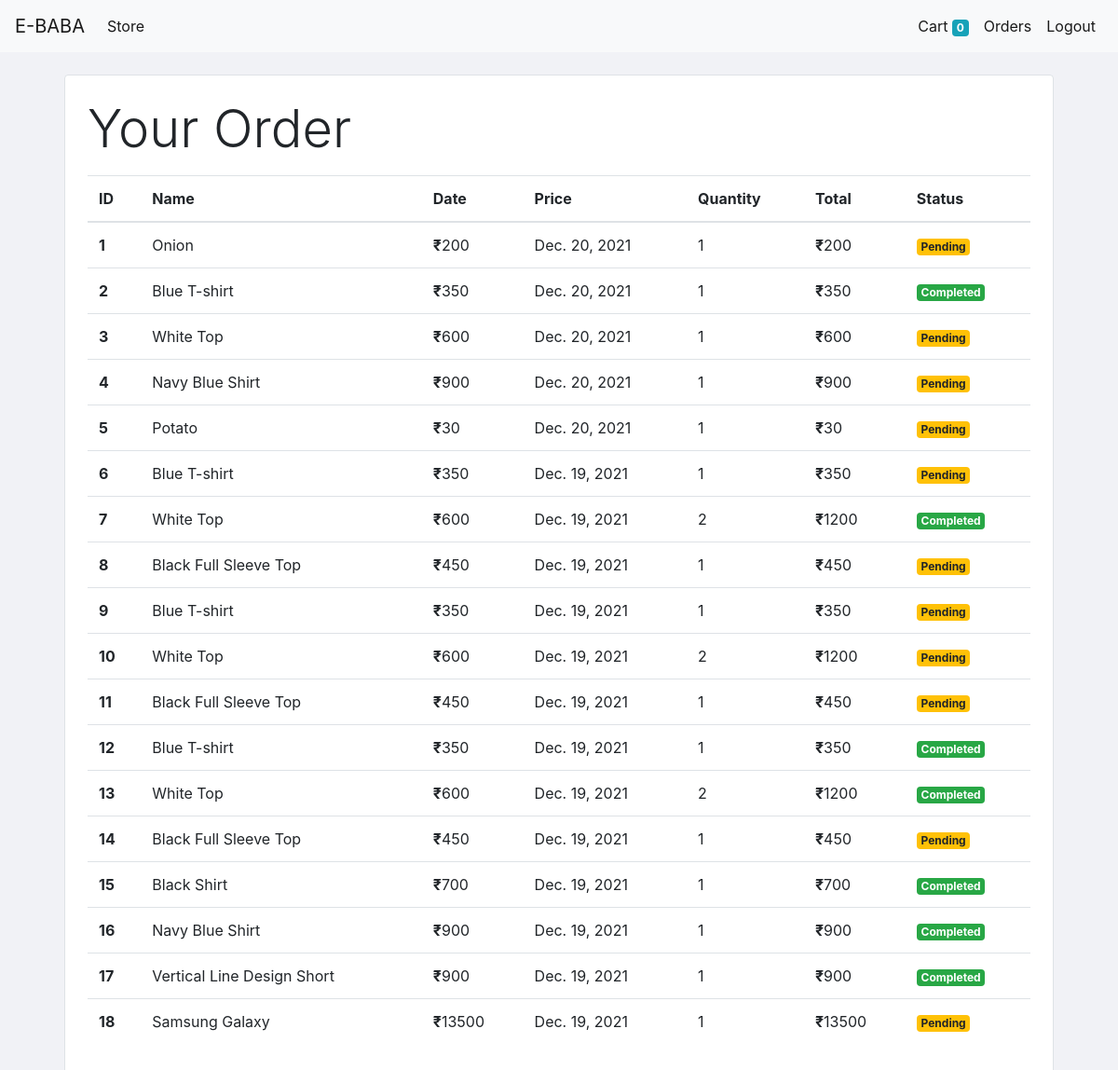
Screenshot of /order (signed in) with the database file from the repository.
### store/models/orders.py (models this page shows, shortened)
class Order(models.Model):
    product=models.ForeignKey(Product,on_delete=models.CASCADE)
    customer=models.ForeignKey(Customer,on_delete=models.CASCADE)
    quantity=models.IntegerField(default=1)
    price=models.IntegerField()
    address=models.CharField(max_length=100,default='',blank=True)
    phone=models.CharField(max_length=100,default='',blank=True)
    date=models.DateField(default=datetime.datetime.today)
    status=models.BooleanField(default=False)
    @staticmethod
    def get_orders_by_customer(customer_id):
        return Order\
            .objects\
            .filter(customer=customer_id)\
            .order_by('-date')

### store/models/product.py (models this page shows, shortened)
class Product(models.Model):
    Productname=models.CharField(max_length=100)
    Productprice=models.IntegerField(default=0)
    category = models.ForeignKey(Category,on_delete=models.CASCADE,default=1)
    Productdescription=models.CharField(max_length=200,default='',null=True,blank=True)
    Productimage=models.ImageField(upload_to='assests/pictures/')

### store/middlewares/auth.py (the view)
    def middleware(request):
        if not request.session.get('customer'):
            return redirect('login')
        else:
            response = get_response(request)
        return response

### store/templatetags/cart.py (called while the page is built)
@register.filter(name='multiply')
def multiply(number,number1):
    return number*number1

### store/views/orders.py (called while the page is built)
    def get(self,request):
        customer=request.session.get('customer')
        orders=Order.get_orders_by_customer(customer)
        print(orders)
        return render(request,'order.html',{'orders':orders})

### store/templates/order.html
{% extends 'base.html' %}
{% block content %}
{% load cart %}
<div class="container">
  <div class="border rounded p-4 m-4 bg-white">
    <p class="display-4">Your Order</p>
    <table class="table table-hover">
      <thead>
      <tr>
        <th scope="col">ID</th>
        <th scope="col">Name</th>
        <th scope="col">Date</th>
        <th scope="col">Price</th>
        <th scope="col">Quantity</th>
        <th scope="col">Total</th>
        <th>Status</th>
      </tr>
      </thead>
      <tbody>
      {% for order in orders %}
      <tr>
        <th>{{forloop.counter}}</th>
        <td>{{order.product.Productname}}</td>
        <td><b>₹</b>{{order.price}}</td>
        <td>{{order.date}}</td>
        <td>{{order.quantity}}</td>
        <td><b>₹</b>{{order.quantity|multiply:order.price}}</td>
        {% if order.status %}
        <td><small class="badge badge-success">Completed</small></td>
        {% else %}
        <td><small class="badge badge-warning">Pending</small></td>
        {%endif%}
      </tr>
      {% endfor %}
      </tbody>
    </table>
  </div>
</div>
{% endblock %}

### rows the page displays
Order: product.Productname "Onion", price "200", date "Dec. 20, 2021", quantity "1", quantity|multiply "200", status "Pending"
Order: product.Productname "Blue T-shirt", price "350", date "Dec. 20, 2021", quantity "1", quantity|multiply "350", status "Completed"
Order: product.Productname "White Top", price "600", date "Dec. 20, 2021", quantity "1", quantity|multiply "600", status "Pending"
Order: product.Productname "Navy Blue Shirt", price "900", date "Dec. 20, 2021", quantity "1", quantity|multiply "900", status "Pending"
Order: product.Productname "Potato", price "30", date "Dec. 20, 2021", quantity "1", quantity|multiply "30", status "Pending"
Order: product.Productname "Blue T-shirt", price "350", date "Dec. 19, 2021", quantity "1", quantity|multiply "350", status "Pending"
Order: product.Productname "White Top", price "600", date "Dec. 19, 2021", quantity "2", quantity|multiply "1200", status "Completed"
Order: product.Productname "Black Full Sleeve Top", price "450", date "Dec. 19, 2021", quantity "1", quantity|multiply "450", status "Pending"
Order: product.Productname "Blue T-shirt", price "350", date "Dec. 19, 2021", quantity "1", quantity|multiply "350", status "Pending"
Order: product.Productname "White Top", price "600", date "Dec. 19, 2021", quantity "2", quantity|multiply "1200", status "Pending"
Order: product.Productname "Black Full Sleeve Top", price "450", date "Dec. 19, 2021", quantity "1", quantity|multiply "450", status "Pending"
Order: product.Productname "Blue T-shirt", price "350", date "Dec. 19, 2021", quantity "1", quantity|multiply "350", status "Completed"
Order: product.Productname "White Top", price "600", date "Dec. 19, 2021", quantity "2", quantity|multiply "1200", status "Completed"
Order: product.Productname "Black Full Sleeve Top", price "450", date "Dec. 19, 2021", quantity "1", quantity|multiply "450", status "Pending"
Order: product.Productname "Black Shirt", price "700", date "Dec. 19, 2021", quantity "1", quantity|multiply "700", status "Completed"
Order: product.Productname "Navy Blue Shirt", price "900", date "Dec. 19, 2021", quantity "1", quantity|multiply "900", status "Completed"
Order: product.Productname "Vertical Line Design Short", price "900", date "Dec. 19, 2021", quantity "1", quantity|multiply "900", status "Completed"
Order: product.Productname "Samsung Galaxy", price "13500", date "Dec. 19, 2021", quantity "1", quantity|multiply "13500", status "Pending"

### other values shown
{{ request.session.cart.keys|length }} "0"
